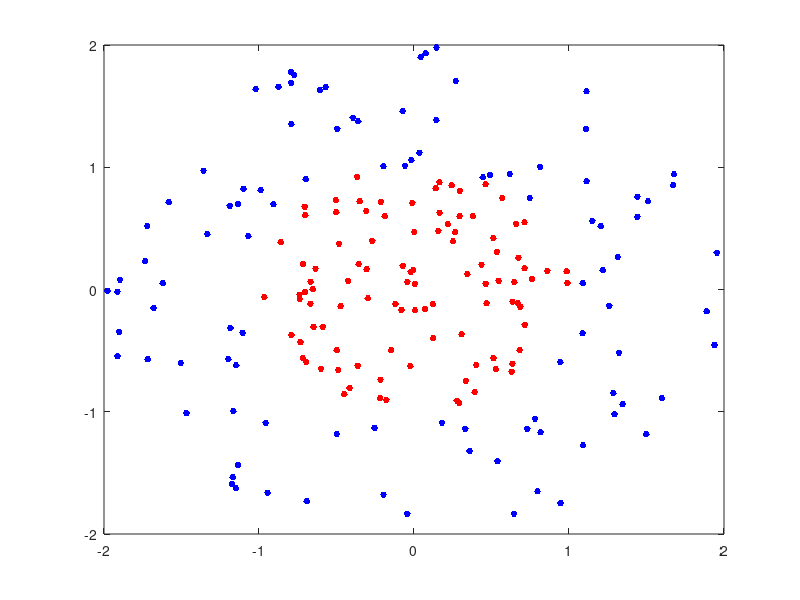

MATLAB code to generate this figure: (Note: this script raises an error after producing the figure.)
clear
close all

% Train SVM Classifiers Using a Gaussian Kernel

% This example shows how to generate a nonlinear classifier with Gaussian 
% ('rbf') kernel function. First, generate one class of points inside the 
% unit disk in two dimensions, and another class of points in the annulus 
% from radius 1 to radius 2. Then, generate a classifier based on the 
% data first with the default linear kernel and then the Gaussian radial 
% basis function kernel. The linear classifier is obviously unsuitable  
% for this problem, since the model is circularly symmetric.  


% Generate 100 points uniformly distributed in the unit disk. To do so, 
% generate a radius r as the square root of a uniform random variable, 
% generate an angle t uniformly in (0, 2*pi), and put the point at 
% (r cos( t ), r sin( t )).

rng(1); % For reproducibility
r = sqrt(rand(100,1)); % Radius
t = 2*pi*rand(100,1);  % Angle
data1 = [r.*cos(t), r.*sin(t)]; % Points

% Generate 100 points uniformly distributed in the annulus. The radius 
% is again proportional to a square root, this time a square root of 
% the uniform distribution from 1 through 4.
r2 = sqrt(3*rand(100,1)+1); % Radius
t2 = 2*pi*rand(100,1);      % Angle
data2 = [r2.*cos(t2), r2.*sin(t2)]; % points

% Plot the points, and plot circles of radii 1 and 2 for comparison.
figure;
plot(data1(:,1),data1(:,2),'r.','MarkerSize',15)
hold on
plot(data2(:,1),data2(:,2),'b.','MarkerSize',15)
ezpolar(@(x)1);ezpolar(@(x)2); % Easy to use polar coordinate plotter.
hold off


% Put the data in one matrix, and make a vector of classifications.
data3 = [data1;data2];
theclass = ones(200,1);
theclass(1:100) = -1;


% Train an SVM classifier with two different kernels

% try the default linear kernel first
svmStruct = svmtrain(data3,theclass,'showplot',true); 

  
% now try the rbf kernel
svmStruct = svmtrain(data3,theclass,'kernel_function','rbf',...
               'showplot',true);      
 
% let's classify a couple of points           
tst = [1 -0.4;1  -0.7]
classification = svmclassify(svmStruct,tst,'showplot',true)
